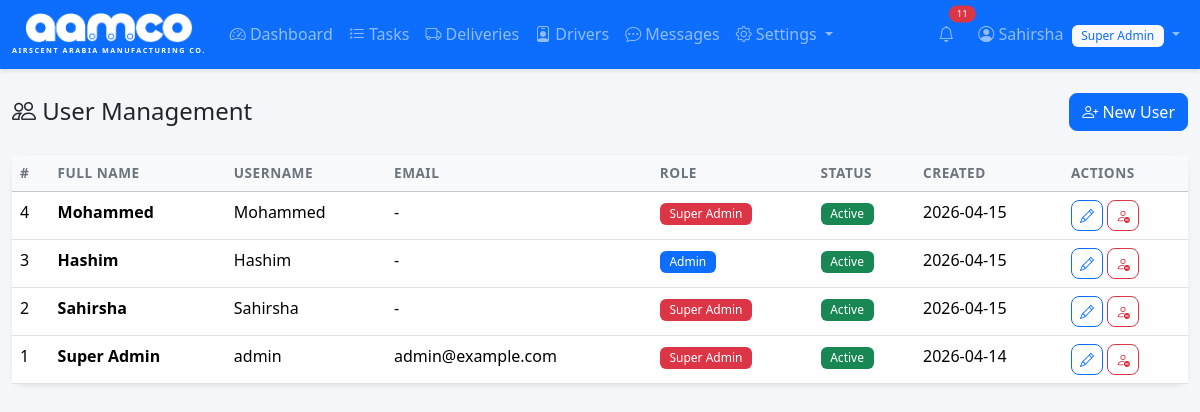
Page /users (signed in) on the committed database.
### tables this page shows
CREATE TABLE users (
            id INTEGER PRIMARY KEY AUTOINCREMENT,
            username TEXT UNIQUE NOT NULL,
            password_hash TEXT NOT NULL,
            full_name TEXT NOT NULL,
            email TEXT,
            phone TEXT,
            pin_hash TEXT,
            profile_pic TEXT,
            role TEXT NOT NULL DEFAULT 'user',
            is_active INTEGER NOT NULL DEFAULT 1,
            created_at TIMESTAMP DEFAULT CURRENT_TIMESTAMP
        );

### app.py (the view)
@app.route('/users')
@admin_required
def users():
    db = get_db()
    user_list = db.execute('SELECT * FROM users ORDER BY created_at DESC').fetchall()
    db.close()
    return render_template('users.html', users=user_list)

### app.py (called while the page is built)
@login_manager.user_loader
def load_user(user_id):
    db = get_db()
    row = db.execute('SELECT * FROM users WHERE id = ?', (user_id,)).fetchone()
    db.close()
    if row:
        return User(**dict(row))
    return None

def admin_required(f):
    @wraps(f)
    @login_required
    def decorated(*args, **kwargs):
        if not current_user.is_admin():
            flash('Access denied. Admin privileges required.', 'danger')
            return redirect(url_for('dashboard'))
        return f(*args, **kwargs)
    return decorated

@app.context_processor
def inject_notification_count():
    if current_user.is_authenticated:
        db = get_db()
        count = db.execute('SELECT COUNT(*) FROM notifications WHERE user_id = ? AND is_read = 0',
                          (current_user.id,)).fetchone()[0]
        msg_count = db.execute('SELECT COUNT(*) FROM messages WHERE receiver_id = ? AND is_read = 0',
                              (current_user.id,)).fetchone()[0]
        db.close()
        return {'unread_notif_count': count, 'unread_msg_count': msg_count}
    return {'unread_notif_count': 0, 'unread_msg_count': 0}

@app.context_processor
def inject_settings():
    if current_user.is_authenticated:
        db = get_db()
        try:
            rows = db.execute('SELECT key, value FROM settings').fetchall()
            s = {r['key']: r['value'] for r in rows}
        except Exception:
            s = {}
        db.close()
        return {'app_settings': s, 'now': datetime.now}
    return {'app_settings': {}, 'now': datetime.now}

    @property
    def is_active(self):
        return bool(self._is_active)

    def is_super_admin(self):
        return self.role == 'super_admin'

    def is_admin(self):
        return self.role in ('super_admin', 'admin')

    def has_pin(self):
        return bool(self.pin_hash)

### database.py (called while the page is built)
def get_db():
    conn = sqlite3.connect(DB_PATH)
    conn.row_factory = sqlite3.Row
    conn.execute("PRAGMA foreign_keys = ON")
    return conn

### templates/users.html (shortened to what this page needs)
{% extends "base.html" %}
{% block content %}
<div class="d-flex justify-content-between align-items-center mb-4">
    <h4 class="mb-0"><i class="bi bi-people"></i> User Management</h4>
    {% if current_user.is_super_admin() %}
    <a href="{{ url_for('add_user') }}" class="btn btn-primary"><i class="bi bi-person-plus"></i> New User</a>
    {% endif %}
</div>
<div class="card shadow-sm border-0">
    <div class="card-body p-0">
        <div class="table-responsive">
            <table class="table table-hover mb-0">
                <thead class="table-light">
                    <tr>
                        <th>#</th>
                        <th>Full Name</th>
                        <th>Username</th>
                        <th>Email</th>
                        <th>Role</th>
                        <th>Status</th>
                        <th>Created</th>
                        <th>Actions</th>
                    </tr>
                </thead>
                <tbody>
                    {% for u in users %}
                    <tr>
                        <td>{{ u.id }}</td>
                        <td><strong>{{ u.full_name }}</strong></td>
                        <td>{{ u.username }}</td>
                        <td>{{ u.email or '-' }}</td>
                        <td>
                            {% if u.role == 'super_admin' %}
                                <span class="badge bg-danger">Super Admin</span>
                            {% elif u.role == 'admin' %}
                                <span class="badge bg-primary">Admin</span>
                            {% else %}
                                <span class="badge bg-secondary">User</span>
                            {% endif %}
                        </td>
                        <td>
                            {% if u.is_active %}
                                <span class="badge bg-success">Active</span>
                            {% else %}
                                <span class="badge bg-secondary">Inactive</span>
                            {% endif %}
                        </td>
                        <td>{{ u.created_at[:10] if u.created_at else '-' }}</td>
                        <td class="text-nowrap">
                            {% if current_user.is_super_admin() %}
                            <a href="{{ url_for('edit_user', user_id=u.id) }}" class="btn btn-sm btn-outline-primary" title="Edit">
                                <i class="bi bi-pencil"></i>
                            </a>
                            <a href="{{ url_for('toggle_user', user_id=u.id) }}" class="btn btn-sm btn-outline-{{ 'danger' if u.is_active else 'success' }}"
                               title="{{ 'Deactivate' if u.is_active else 'Activate' }}"
                               onclick="return confirm('{{ 'Deactivate' if u.is_active else 'Activate' }} this user?')">
                                <i class="bi bi-{{ 'person-dash' if u.is_active else 'person-check' }}"></i>
                            </a>
                            {% endif %}
                        </td>
                    </tr>
                    {% endfor %}
                </tbody>
            </table>
        </div>
    </div>
</div>
{% endblock %}

### templates/base.html (shortened to what this page needs)
<!DOCTYPE html>
<html lang="en" data-bs-theme="light">
<head>
    <link href="https://cdn.jsdelivr.net/npm/bootstrap@5.3.2/dist/css/bootstrap.min.css" rel="stylesheet">
    <link href="https://cdn.jsdelivr.net/npm/bootstrap-icons@1.11.1/font/bootstrap-icons.css" rel="stylesheet">
    <link href="{{ url_for('static', filename='style.css') }}" rel="stylesheet">
</head>
<body>
    {% if current_user.is_authenticated %}
    <nav class="navbar navbar-expand-lg navbar-dark bg-primary">
        <div class="container-fluid">
            <a class="navbar-brand fw-bold" href="{{ url_for('dashboard') }}">
                <div class="d-flex flex-column align-items-center">
                    <img src="{{ url_for('static', filename='logo.png') }}" alt="AAMCO" height="30" style="filter: brightness(0) invert(1);">
                    <span class="text-white d-none d-md-block" style="font-size: 0.45rem; letter-spacing: 1.5px; margin-top: 2px;">AIRSCENT ARABIA MANUFACTURING CO.</span>
                </div>
            </a>
            <div class="collapse navbar-collapse" id="navBar">
                <ul class="navbar-nav me-auto">
                    <li class="nav-item">
                        <a class="nav-link" href="{{ url_for('dashboard') }}"><i class="bi bi-speedometer2"></i> Dashboard</a>
                    </li>
                    <li class="nav-item">
                        <a class="nav-link" href="{{ url_for('tasks') }}"><i class="bi bi-list-task"></i> Tasks</a>
                    </li>
                    <li class="nav-item">
                        <a class="nav-link" href="{{ url_for('deliveries') }}"><i class="bi bi-truck"></i> Deliveries</a>
                    </li>
                    <li class="nav-item">
                        <a class="nav-link" href="{{ url_for('delivery_persons') }}"><i class="bi bi-person-badge"></i> Drivers</a>
                    </li>
                    <li class="nav-item">
                        <a class="nav-link position-relative" href="{{ url_for('messages_inbox') }}">
                            <i class="bi bi-chat-dots"></i> Messages
                        </a>
                    </li>
                    {% if current_user.is_admin() %}
                    <li class="nav-item dropdown">
                        <a class="nav-link dropdown-toggle" href="#" role="button" data-bs-toggle="dropdown">
                            <i class="bi bi-gear"></i> Settings
                        </a>
                    </li>
                    {% endif %}
                </ul>
                <ul class="navbar-nav">
                    <li class="nav-item me-2">
                        <a class="nav-link position-relative" href="{{ url_for('notifications') }}" title="Notifications" id="notifBellLink">
                            <i class="bi bi-bell"></i>
                            {% if unread_notif_count > 0 %}
                            <span class="position-absolute top-0 start-100 translate-middle badge rounded-pill bg-danger" style="font-size: 0.6rem;" id="notifBadge">
                                {{ unread_notif_count }}
                            </span>
                            {% else %}
                            <span class="position-absolute top-0 start-100 translate-middle badge rounded-pill bg-danger d-none" style="font-size: 0.6rem;" id="notifBadge">
                                0
                            </span>
                            {% endif %}
                        </a>
                    </li>
                    <li class="nav-item dropdown">
                        <a class="nav-link dropdown-toggle" href="#" role="button" data-bs-toggle="dropdown">
                            {% if current_user.profile_pic %}
                            <img src="{{ url_for('static', filename='uploads/' + current_user.profile_pic) }}" alt="" class="rounded-circle me-1" style="width:24px;height:24px;object-fit:cover;">
                            {% else %}
                            <i class="bi bi-person-circle"></i>
                            {% endif %}
                            {{ current_user.full_name }}
                            <span class="badge bg-light text-primary ms-1">{{ current_user.role | replace('_', ' ') | title }}</span>
                        </a>
                    </li>
                </ul>
            </div>
        </div>
    </nav>
    {% endif %}
    <div class="container-fluid py-4">
        {% block content %}{% endblock %}
    </div>
</body>
</html>

### static/style.css (style rules this page uses)
body { background-color: #f4f6f9; font-family: 'Segoe UI', system-ui, -apple-system, sans-serif; }
.navbar { box-shadow: 0 2px 4px rgba(0,0,0,0.1); }
.navbar-brand { font-size: 1.4rem; }
.card { border-radius: 12px; }
.table th { font-weight: 600; font-size: 0.85rem; text-transform: uppercase; letter-spacing: 0.5px; color: #6c757d; }
.badge { font-weight: 500; padding: 0.4em 0.8em; }
.btn { border-radius: 8px; }

### rows in the picture
users: full_name "Sahirsha", role "Super Admin", id "2", username "Sahirsha", email "-", is_active "Active", created_at "2026-04-15"
users: id "4", full_name "Mohammed", username "Mohammed", email "-", role "Super Admin", is_active "Active", created_at "2026-04-15"
users: id "3", full_name "Hashim", username "Hashim", email "-", role "Admin", is_active "Active", created_at "2026-04-15"
users: id "1", full_name "Super Admin", username "admin", email "admin@example.com", role "Super Admin", is_active "Active", created_at "2026-04-14"

### other values in the picture
{{ unread_notif_count }} "11"
